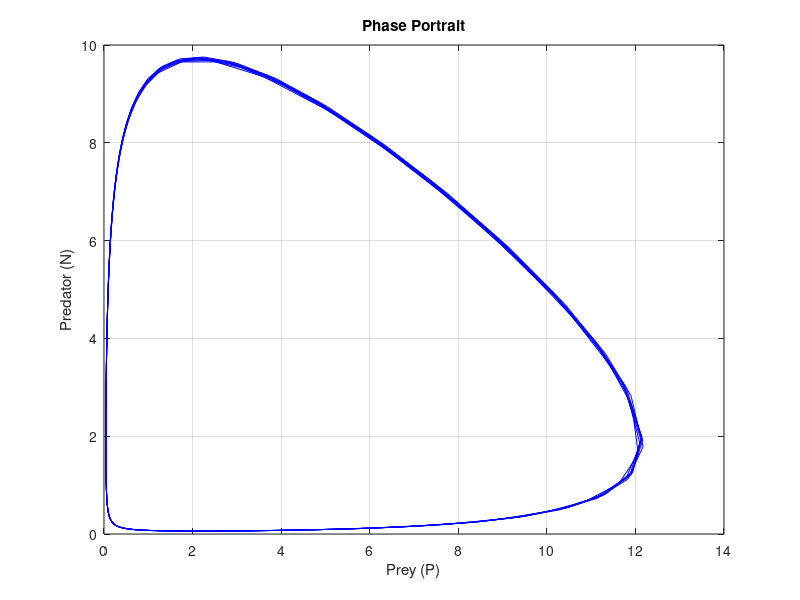

Recreate this plot in MATLAB.
% Define the Lotka-Volterra equations with fishing
a = 4;
b = 2;
c = 1.5;
d = 3;
delta = 0.2;

LV_equations = @(t, y) [y(1) * (a - b * y(2) - delta); y(2) * (c * y(1) - d - delta)];

% Initial conditions
initial_conditions = [10; 5]; % N(0) = 10, P(0) = 5

% Time span for the simulation
time_span = [0 20]; % You can change the time span as needed

% Solve the differential equations using ode45 solver
[t, populations] = ode45(LV_equations, time_span, initial_conditions);

% Extract N(t) and P(t) from the populations matrix
N = populations(:, 1);
P = populations(:, 2);

% Plot the results
figure;

% Plot the trajectories
plot(N, P, 'b');
title('Phase Portrait');
xlabel('Prey (P)');
ylabel('Predator (N)');
grid on;
